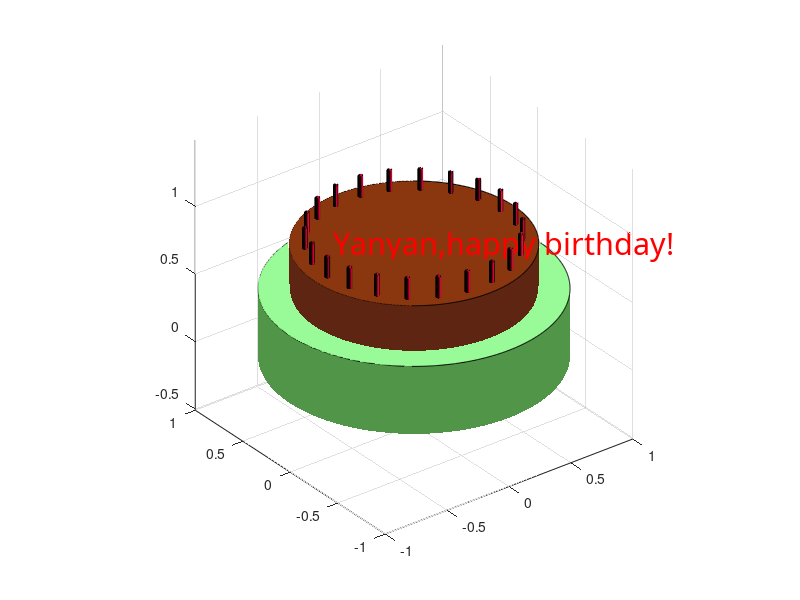

MATLAB code to generate this figure:
%cake base1
 
[base1_x base1_y base1_z]=cylinder(0.8,100);
surf(base1_x,base1_y,base1_z/3+0.5,'facecolor',[94/255 38 /255  18 /255],'linestyle','none');  hold on
  
base1_z_max=max(base1_z/3+0.5);
base1_z_max=base1_z_max(1);
x1_top=0.8*cos(linspace(0,2*pi,1000));
y1_top=0.8*sin(linspace(0,2*pi,1000));
z1_top=ones(size(x1_top))*base1_z_max;
   
fill3(x1_top,y1_top,z1_top,'y', 'facecolor',[138/255 54 /255  15 /255]);

%cake base2
  
[base2_x base2_y base2_z]=cylinder(1,100);
surf(base2_x,base2_y,base2_z/2,'facecolor',[81/255 149/255 72/255],'linestyle','none'); 
  
base2_z_max=max(base2_z/2);
base2_z_max=base2_z_max(1);
x2_top=cos(linspace(0,2*pi,1000));
y2_top=sin(linspace(0,2*pi,1000));
z2_top=ones(size(x2_top))*base2_z_max;
    
fill3(x2_top,y2_top,z2_top,'y', 'facecolor',[152/255  251 /255  152/255]);
   
%cake candles
for i=1:22
  [x_can y_can z_can]=cylinder(0.015,22);
  z_can=z_can/4+.7333;
  x_can=x_can+0.7*cos(i*pi/22*2);
  y_can=y_can+0.7*sin(i*pi/22*2);
  surf(x_can,y_can,z_can,'facecolor',[250/255 2/255  60/255]); axis equal
end
   
%cake text
text(0-0.5, 0.2,0.9,'Yanyan,happy birthday!','FontSize',22,...
  'FontName','Monotype Corsiva','Color',[1 0 0]);
